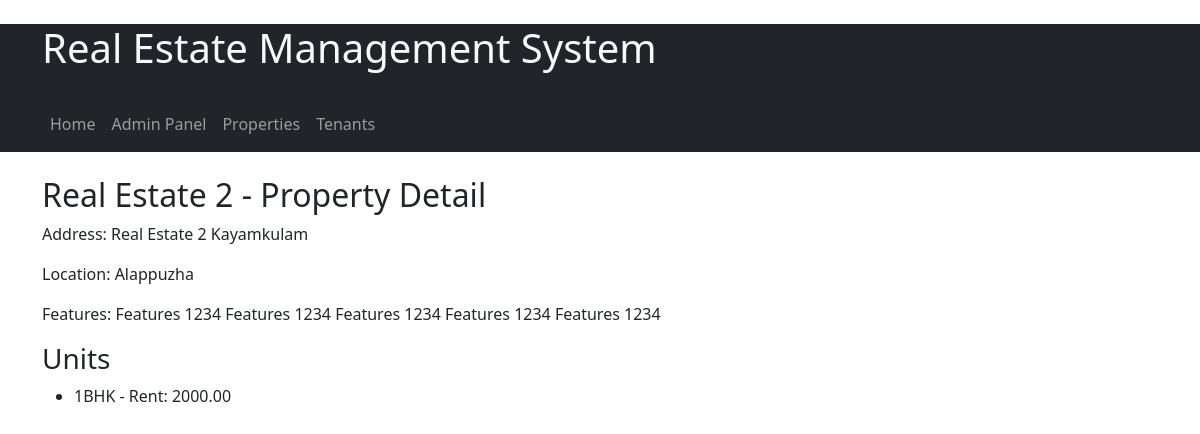
Screenshot of /properties/2/ with the database file from the repository.
### real_estate/models.py (models this page shows)
class Property(models.Model):
    class Meta:
        verbose_name_plural = "Properties"
    name = models.CharField(max_length=255)
    address = models.TextField()
    location = models.CharField(max_length=255)
    features = models.TextField()

class Unit(models.Model):
    property = models.ForeignKey(Property, on_delete=models.CASCADE)
    rent_cost = models.DecimalField(max_digits=10, decimal_places=2)
    bedroom_type = models.CharField(max_length=10, choices=[('1BHK', '1BHK'), ('2BHK', '2BHK'), ('3BHK', '3BHK'), ('4BHK', '4BHK')])

### real_estate/views.py (the view)
# urls.py: path('properties/<int:property_id>/', views.property_detail, name='property_detail'),
def property_detail(request, property_id):
    property = Property.objects.get(id=property_id)
    units = Unit.objects.filter(property=property)
    return render(request, 'property_detail.html', {'property': property, 'units': units})

### real_estate/templates/property_detail.html
{% extends 'base.html' %}
{% block content %}
  <h2>{{ property.name }} - Property Detail</h2>
  <p>Address: {{ property.address }}</p>
  <p>Location: {{ property.location }}</p>
  <p>Features: {{ property.features }}</p>
  <h3>Units</h3>
  <ul>
    {% for unit in units %}
      <li>{{ unit.bedroom_type }} - Rent: {{ unit.rent_cost }}</li>
    {% endfor %}
  </ul>
{% endblock %}

### rows the page displays
Property: name "Real Estate 2", address "Real Estate 2 Kayamkulam", location "Alappuzha", features "Features 1234 Features 1234 Features 1234 Features 1234 Features 1234"
Unit: bedroom_type "1BHK", rent_cost "2000.00"
